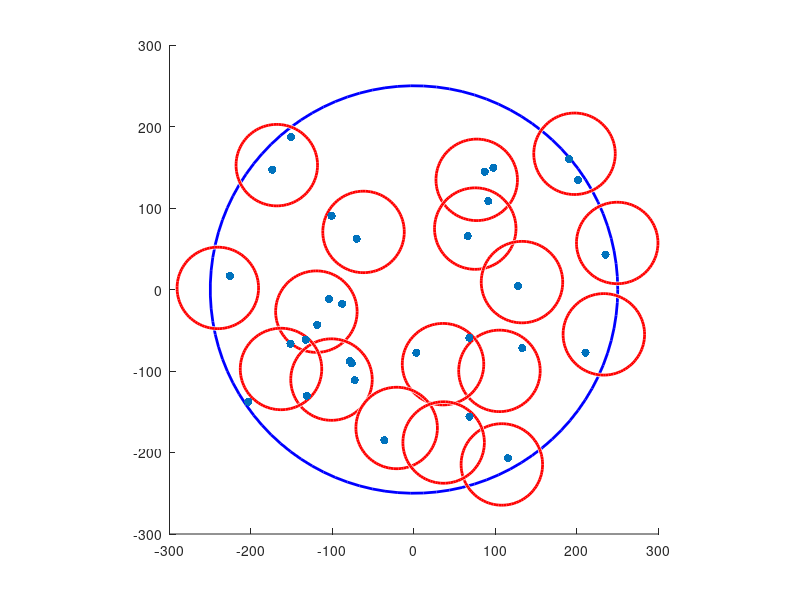

Source code (MATLAB):
clear,clc
t = cputime;
%primitives
nPoints = 30; %number of targets
rad = 50; %radius of look
scanRad = 5*rad;
%ppSample = 10; %per point samples
circles = zeros(nPoints,2);
numCircles = 0;

%pick points
x = rand(nPoints,2);
x(:,1) = sqrt(x(:,1)).*scanRad;
x(:,2) = x(:,2)*2*pi;
x = [x(:,1).*cos(x(:,2)),x(:,1).*sin(x(:,2))];
y = ones(nPoints,1);

% ppSample = floor(mean(pdist(x,'euclidean'))/rad*2);
ppSample = 10;

%generate ppSample circles per point
c_rad = rand(nPoints*ppSample,1)*rad;
c_vec = rand(nPoints*ppSample,2).*2.-1;
twoNorm = sqrt(sum(abs(c_vec').^2,1))';
c_vec = [c_vec(:,1)./twoNorm.*c_rad,c_vec(:,2)./twoNorm.*c_rad];

%pick circles
for i=1:nPoints
    if y(i) == 0
        continue
    end
    currentCircle = 0;
    currentMaxEnclosed = 0;
    currentCenter = [0,0];
    ii = (i-1)*10;
    for j = 1:ppSample
        tempCenter = x(i,:)+c_vec(ii+j);
        tempEnclosed = sum(sqrt(sum(bsxfun(@minus,tempCenter,x)'.^2,1))'<rad .* y);
        if(tempEnclosed>currentMaxEnclosed)
            currentCenter = tempCenter;
            currentCircle = ii+j;
            currentMaxEnclosed = tempEnclosed;
        end
    end
    y = max(y-(sqrt(sum(bsxfun(@minus,currentCenter,x)'.^2,1))'<rad),0);
    numCircles = numCircles + 1;
    circles(numCircles,:) = currentCenter;
    if max(y)<1
        break
    end
end
time = cputime - t;
%draw points and circles
scatter(x(:,1),x(:,2),'filled');
hold on
viscircles([0,0],scanRad,'Color','b');
for i=1:nPoints
    if abs(circles(i,1))>0
        viscircles(circles(i,:),rad);
    end
end
ax = scanRad + rad;
axis([-ax,ax,-ax,ax]);
axis('square');

